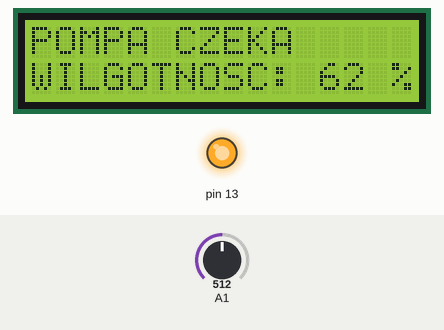
The sketch below on a simulated Arduino Uno, built with avr-gcc and run on an emulated ATmega328P. Shown: 16×2 character LCD, output pins drawn as LEDs (lit = HIGH). The inputs (shaded band) are chosen by the test bench; at power-on: A1 = 512. What the sketch prints to the serial monitor is not drawn.

Above: at 1.6 s.
1.7 s: A1 set to 602
At 3.5 s:
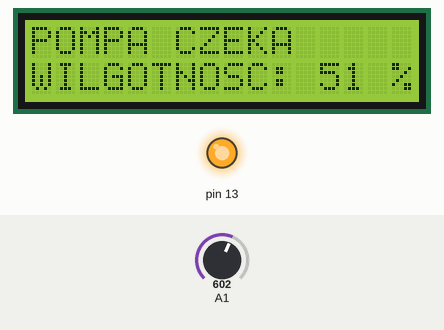
4.5 s: A1 set to 619
At 7.8 s:
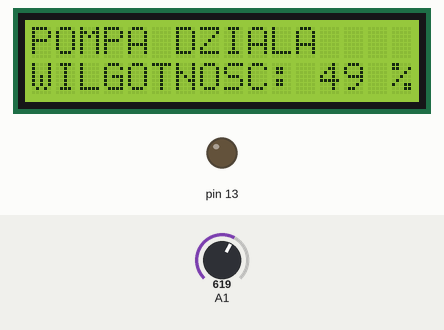
At 8.9 s:
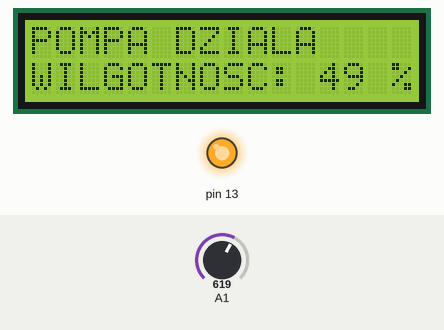
Timing chart, 0 to 10.4 s (numbered marks = the images above; inputs shaded):
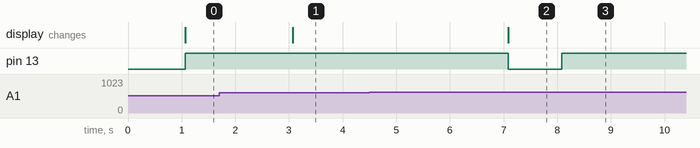

Measured:
- the behaviour switches between 612 and 613 on A1 (found by bisection; images 1 and 2)
- after the input at 1.7 s, the display: changes after 1.4 s (image 1)
- after the input at 4.5 s, pin 13: HIGH → LOW after 2.6 s, → HIGH 1.0 s later; the display: changes after 2.6 s (image 2)

The sketch:

waterPomp.ino
```cpp
#include <LiquidCrystal.h>
LiquidCrystal lcd(8,9,4,5,6,7);

void clearValue() {

 lcd.setCursor(12,1);
 lcd.print(" ");
 lcd.setCursor(13,1);
 lcd.print(" ");
 lcd.setCursor(14,1);
 lcd.print(" ");

  }
  void setSign() {
    lcd.setCursor(15,1);
    lcd.print("%");
    }


void setup() {

  pinMode(13, OUTPUT);
  lcd.begin(16, 2);

  // initialize serial communication at 9600 bits per second:
  Serial.begin(9600);
}

void loop() {
  int sensorValue = analogRead(A1);
  int outputValue = map(sensorValue,1023,201,0,100);

  Serial.println(sensorValue);
  delay(1000);

  clearValue();
  setSign();

  if(outputValue<50) {

        lcd.setCursor(0,0);
        lcd.print("POMPA DZIALA");

        lcd.setCursor(0,1);
        lcd.print("WILGOTNOSC:" );
        lcd.setCursor(12,1);
        lcd.print(outputValue);

        digitalWrite(13, LOW);       // sets the digital pin 13 on
        delay(1000);
        digitalWrite(13, HIGH);        // sets the digital pin 13 off
        delay(10000);
  } else {

        lcd.setCursor(0,0);
        lcd.print("POMPA CZEKA ");
        lcd.setCursor(0,1);
        lcd.print("WILGOTNOSC:" );
        lcd.setCursor(12,1);
        lcd.print(outputValue);

        digitalWrite(13, HIGH);        // sets the digital pin 13 off
        delay(1000);                  // waits for a second

     }

  if (outputValue==50) {
      delay(36000);
  }
}
```
